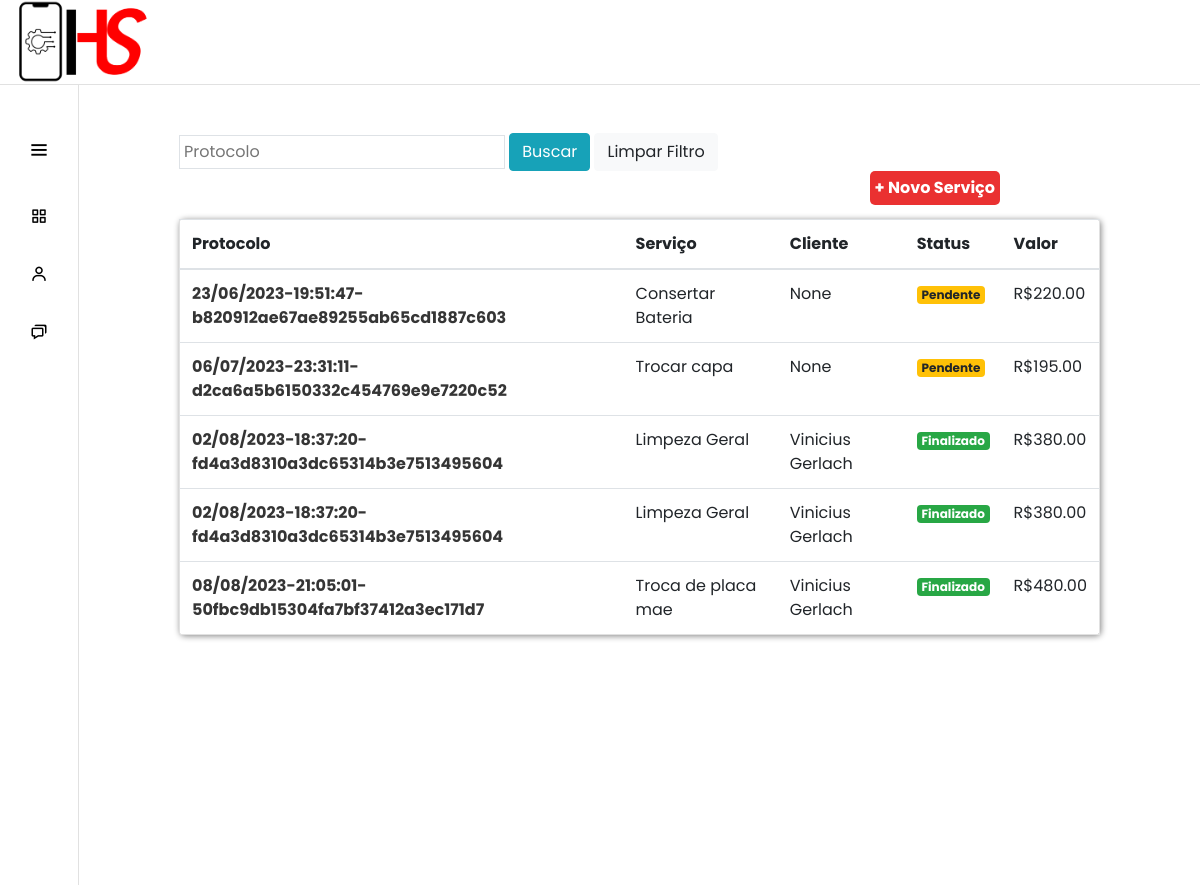
/servicos/, run on an earlier commit of the app's database.
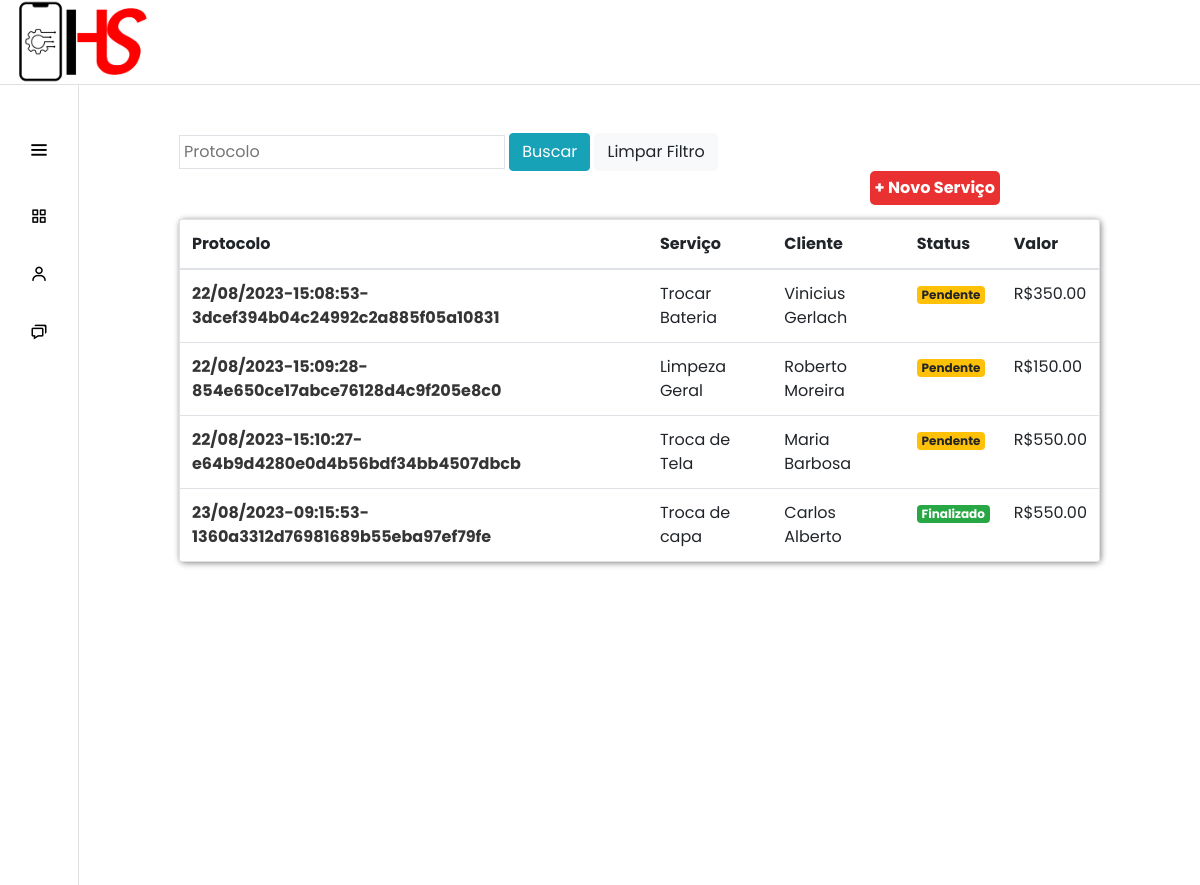
And on a later commit of the database.
### servicos/models.py (models this page shows, shortened)
class Servico(models.Model):
    servico = models.CharField(max_length=30)
    cliente = models.ForeignKey(Cliente, on_delete=models.SET_NULL, null=True)
    preco = models.DecimalField(max_digits=8, decimal_places=2, null=True)
    data_inicio = models.DateField(null=True)
    data_entrega = models.DateField(null=True)
    descricao = models.CharField(max_length=100, null=True)
    finalizado = models.BooleanField(default=False)
    protocolo = models.CharField(max_length=52, null=True, blank=True)
    identificador = models.CharField(max_length=24, null=True, blank=True)

### clientes/models.py (models this page shows)
class Cliente(models.Model):
    nome_completo = models.CharField(max_length=80, default=True)
    email = models.EmailField(max_length=50)
    cpf = models.CharField(max_length=11)
    def __str__(self) -> str:
        return self.nome_completo

### servicos/views.py (the view)
# urls.py: path('', views.listar_servico, name="servicos"),
def listar_servico(request):
    if request.method == "GET":
        servicos = Servico.objects.all()
        return render(request, 'listar_servico.html', {'servicos': servicos})

### servicos/templates/listar_servico.html
{% extends "base.html" %}
{% load static %}
{% block 'head' %}
    <link rel="stylesheet" href="{% static 'clientes/css/clientes.css' %}">
    <link rel="stylesheet" href="{% static 'servicos/css/listar_servico.css' %}">
{% endblock %}
{% block 'dashboard' %}
    <br>
    <br>
    <div class="container-fluid distanciamento">
        <form action="{% url 'servicos_filtro' %}" method="GET">
            <input type="text" name="protocolo" value="{{ request.GET.protocolo}}" class="p-1 border" autocomplete="off" placeholder="Protocolo">
            <button type="submit" class="btn btn-info">Buscar</button>
            <a href="{% url 'servicos' %}" class="btn btn-light">Limpar Filtro</a>
        </form>
        <div>
            <a class="btn-add-servicos" href="{% url 'novo_servico' %}">+ Novo Serviço</a>
            <br>
            <br>
            <table class="table">
                <thead>
                    <tr>
                        <th scope="col">Protocolo</th>
                        <th scope="col">Serviço</th>
                        <th scope="col">Cliente</th>
                        <th scope="col">Status</th>
                        <th scope="col">Valor</th>
                    </tr>
                </thead>
                <tbody>
                    {% for servico in servicos %}
                        <tr>
                            <th><a class="protocolo-link" href="{% url 'servico' servico.identificador %}">{{servico.protocolo}}</a></th>
                            <td>{{servico.servico}}</td>
                            <td>{{servico.cliente}}</td>
                            <td>
                                {% if servico.finalizado %}
                                    <span class="badge badge-success">Finalizado</span>
                                {% else %}
                                    <span class="badge badge-warning">Pendente</span>
                                {% endif %}
                            </td>
                            <td>R${{servico.preco}}</td>
                        </tr>
                    {% endfor %}
                </tbody>
            </table>
        </div>
    </div>
{% endblock %}

### templates/base.html (shortened to what this page needs)
{% load static %}
<!doctype html>
<html lang="pt-BR">
  <head>
    <link rel="stylesheet" href="https://cdn.jsdelivr.net/npm/bootstrap@4.6.1/dist/css/bootstrap.min.css">
    <link rel="stylesheet" href="{% static 'general/css/base.css' %}">
    <link rel="stylesheet" href="{% static 'general/css/general.css' %}">
    <link rel="stylesheet" href="https://unpkg.com/boxicons@2.0.7/css/boxicons.min.css">
    {% block 'head' %}{% endblock %}
  </head>
  <header class="header">
        <img class="logo_name" src="{% static 'general/img/logo.png' %}" alt="">
  </header>
  <body>
    <div class="sidebar">
        <div class="logo-details">
            <i class='bx bx-menu' id="btn" ></i>
        </div>
        <ul class="nav-list">
          <li>
            <a href="{% url 'clientes' %}">
              <i class='bx bx-grid-alt'></i>
            </a>
          </li>
          <li>
            <a href="{% url 'clientes' %}">
              <i class='bx bx-user' ></i>
            </a>
          </li>
          <li>
            <a href="{% url 'servicos' %}">
              <i class='bx bx-chat' ></i>
            </a>
          </li>
        </ul>
      </div>
      <section class="home-section">
          {% block 'dashboard'%}
          {% endblock %}
      </section>
  </body>
</html>

### templates/static/general/css/base.css (style rules this page uses)
* { margin: 0; padding: 0; box-sizing: border-box; font-family: "Poppins" , sans-serif; }
.header { background-color: rgb(255, 255, 255); border-bottom: 1px solid rgb(225, 225, 225); }
.sidebar { position: fixed; left: 0; top: 105px; height: 100%; width: 78px; background: var(--dark-color); padding: 6px 14px; z-index: 99; transition: all 0.5s ease; }
.sidebar .logo-details { height: 60px; display: flex; align-items: center; position: relative; }
.logo_name { width: 150px; }
.sidebar .logo-details #btn { position: absolute; top: 50%; right: 0; transform: translateY(-50%); font-size: 22px; transition: all 0.4s ease; font-size: 23px; text-align: center; cursor: pointer; transition: all 0.5s ease; }
.sidebar i { color: #000000; height: 42px; min-width: 50px; font-size: 28px; text-align: center; line-height: 60px; }
.sidebar .nav-list { margin-top: 20px; height: 100%; }
.sidebar li { position: relative; margin: 8px 0; list-style: none; }
.sidebar li a { display: flex; height: 100%; width: 100%; border-radius: 12px; align-items: center; text-decoration: none; transition: all 0.4s ease; background: var(--main-color); }
.sidebar li i { height: 50px; line-height: 50px; font-size: 18px; border-radius: 12px; }
.home-section { position: relative; min-height: 100vh; top: 0; background: #ffffff; left: 78px; color: rgb(0, 0, 0); width: calc(100% - 78px); transition: all 0.5s ease; z-index: 2; border-left: 1px solid rgb(225, 225, 225); }

### templates/static/general/css/general.css (style rules this page uses)
:root { --main-color: #ffffff; --dark-color: rgb(255, 255, 255); --contrast-color: #ea3131; }

### templates/static/servicos/css/listar_servico.css (style rules this page uses)
.distanciamento { padding-left: 100px; padding-right: 100px; }
.btn-add-servicos { background-color: var(--contrast-color); padding: 5px; font-weight: bold; cursor: pointer; float: right; margin-right: 100px; border-radius: 5px 5px 5px 5px; color: rgb(255, 255, 255); }
.protocolo-link { color: #353535; }
.table { border: 1px solid rgb(225, 225, 225); border-radius: 5px 5px 5px 5px; box-shadow: 1px 1px 6px rgba(0, 0, 0, 0.485); }

What changed in the data, as far as the page shows it:
removed Servico: protocolo "23/06/2023-19:51:47-b820912ae67ae89255ab65cd1887c603", servico "Consertar Bateria", cliente "None", finalizado "Pendente", preco "220.00"
removed Servico: protocolo "06/07/2023-23:31:11-d2ca6a5b6150332c454769e9e7220c52", servico "Trocar capa", cliente "None", finalizado "Pendente", preco "195.00"
removed Servico: protocolo "02/08/2023-18:37:20-fd4a3d8310a3dc65314b3e7513495604", servico "Limpeza Geral", cliente "Vinicius Gerlach", finalizado "Finalizado", preco "380.00"
removed Servico: protocolo "02/08/2023-18:37:20-fd4a3d8310a3dc65314b3e7513495604", servico "Limpeza Geral", cliente "Vinicius Gerlach", finalizado "Finalizado", preco "380.00"
removed Servico: protocolo "08/08/2023-21:05:01-50fbc9db15304fa7bf37412a3ec171d7", servico "Troca de placa mae", cliente "Vinicius Gerlach", finalizado "Finalizado", preco "480.00"
added Servico: protocolo "22/08/2023-15:08:53-3dcef394b04c24992c2a885f05a10831", servico "Trocar Bateria", cliente "Vinicius Gerlach", finalizado "Pendente", preco "350.00"
added Servico: protocolo "22/08/2023-15:09:28-854e650ce17abce76128d4c9f205e8c0", servico "Limpeza Geral", cliente "Roberto Moreira", finalizado "Pendente", preco "150.00"
added Servico: protocolo "22/08/2023-15:10:27-e64b9d4280e0d4b56bdf34bb4507dbcb", servico "Troca de Tela", cliente "Maria Barbosa", finalizado "Pendente", preco "550.00"
added Servico: protocolo "23/08/2023-09:15:53-1360a3312d76981689b55eba97ef79fe", servico "Troca de capa", cliente "Carlos Alberto", finalizado "Finalizado", preco "550.00"
